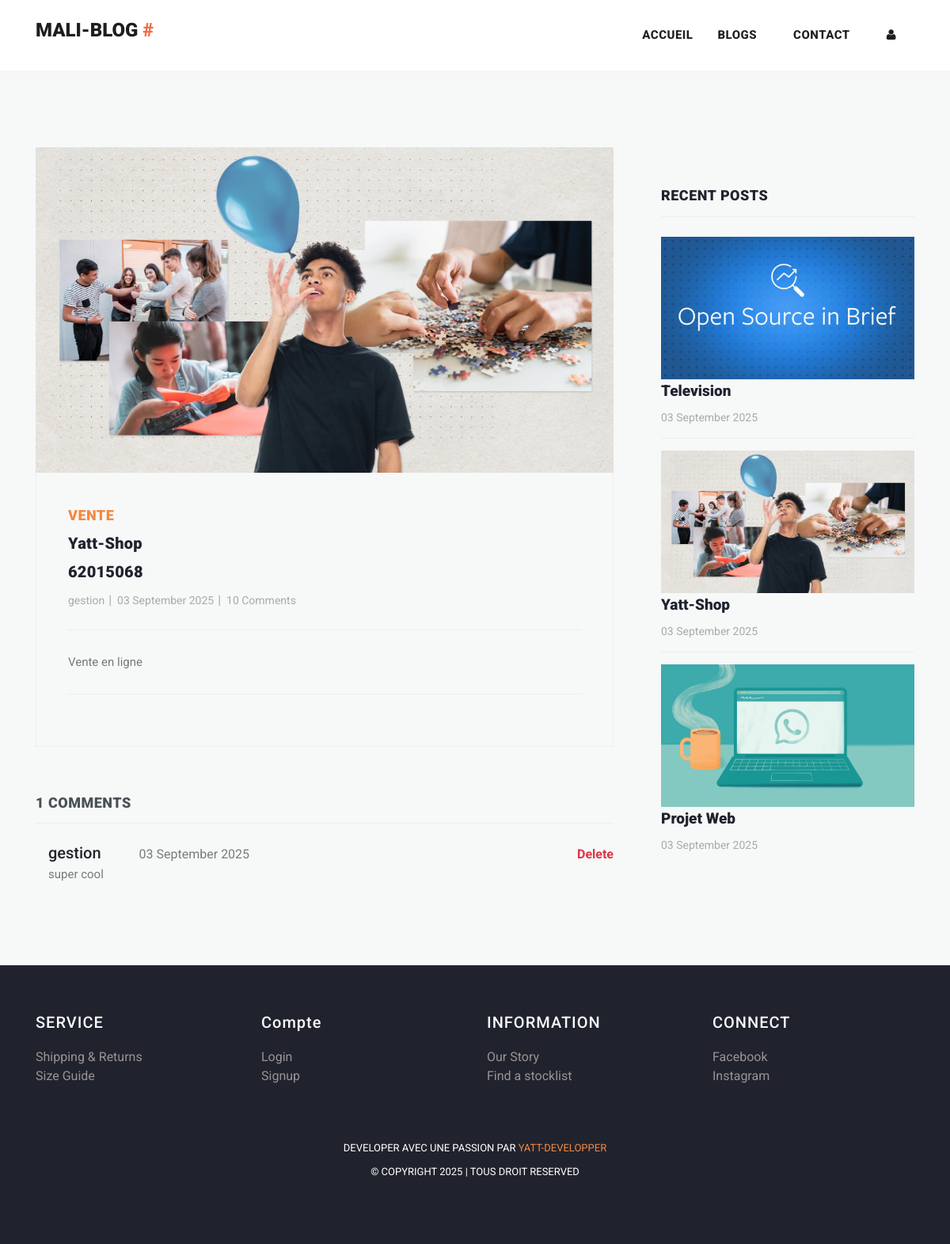
The app's page /post/4 with its own data.
### blog/models.py (models this page shows, shortened)
class Post(models.Model):
    postname = models.CharField(max_length=600)
    category = models.CharField(max_length=600)
    image = models.ImageField(upload_to='images/posts', blank=True, null=True)
    content = models.CharField(max_length=100000)
    numero = models.CharField(max_length=15)
    time = models.CharField(default=time, max_length=100, blank=True)
    likes = models.IntegerField(null=True, blank=True, default=0)
    user = models.ForeignKey(User, on_delete=models.CASCADE)
    liked_by = models.ManyToManyField(User, blank=True, related_name='liked_posts')  # <-- Pour likes uniques

class Comment(models.Model):
    content = models.CharField(max_length=200)
    time = models.CharField(default=time, max_length=100, blank=True)
    post = models.ForeignKey(Post, on_delete=models.CASCADE)
    user = models.ForeignKey(User, on_delete=models.CASCADE)

### blog/views.py (the view)
# urls.py: path("post/<int:id>",views.post,name="post"),
def post(request,id):
    post = Post.objects.get(id=id)
    return render(request,"post-details.html",{
        "user":request.user,
        'post':Post.objects.get(id=id),
        'recent_posts':Post.objects.all().order_by("-id"),
        'media_url':settings.MEDIA_URL,
        'comments':Comment.objects.filter(post_id = post.id),
        'total_comments': len(Comment.objects.filter(post_id = post.id))
    })

### templates/post-details.html (shortened to what this page needs)
{% load static %}
<!DOCTYPE html>
<html lang="en">
  <head>
    <link href="https://cdn.jsdelivr.net/npm/bootstrap@5.3.0-alpha3/dist/css/bootstrap.min.css" rel="stylesheet">
    <link href="{% static 'vendor/bootstrap/css/bootstrap.min.css' %}" rel="stylesheet">
    <link rel="stylesheet" href="{% static 'assets/css/fontawesome.css' %}">
    <link rel="stylesheet" href="{% static 'assets/css/templatemo-stand-blog.css' %}">
    <link rel="stylesheet" href="{% static 'assets/css/owl.css' %}">
  </head>
  <body>
    {%include 'header.html'%}
    <section class="blog-posts grid-system">
      <div class="container">
        <div class="row">
          <div class="col-lg-8">
            <div class="all-blog-posts">
              <div class="row">
                <div class="col-lg-12">
                  <div class="blog-post">
                    <div class="blog-thumb">
                      <img src="{{media_url}}{{post.image}}" alt="post_image">
                    </div>
                    <div class="down-content">
                      <span>{{post.category}}</span>
                      <a><h4>{{post.postname}}</h4></a>
                      <a> <h4> {{post.numero}} </h4> </a>
                      <ul class="post-info">
                        <li><a href="#">{{post.user}}</a></li>
                        <li><a href="#">{{post.time}}</a></li>
                        <li><a href="#">10 Comments</a></li>
                      </ul>
                      <p>{{post.content}}</p>
                    </div>
                  </div>
                </div>
                <div class="col-lg-12">
                  <div class="sidebar-item comments">
                    <div class="sidebar-heading">
                      <h2 class="text-dark-emphasis">{{total_comments}} comments</h2>
                    </div>
                    <div class="content">
                      <ul>
                        {% for comment in comments %}
                        <li style="display: block;">
                          <div class="ps-3">
                            <h5>{{comment.user}}<span class="small text-black-50 px-5 text-danger">{{comment.time}}</span>
                              {% if post.user == user or comment.user == post.user%}
                              <a href="{% url 'deletecomment' comment.id %}" class="small text-danger float-right fw-bold pt-1">Delete</a>
                              {% endif %}
                            </h5>
                            <p>{{comment.content}}</p>
                          </div>
                        </li>
                        {% endfor %}
                      </ul>
                    </div>
                  </div>
                </div>
              </div>
            </div>
          </div>
          <div class="col-lg-4">
            <div class="sidebar">
              <div class="row">
                <div class="col-lg-12">
                  <div class="sidebar-item recent-posts">
                    <div class="sidebar-heading">
                      <h2>Recent Posts</h2>
                    </div>
                    <div class="content">
                      <ul>
                        {% for post in recent_posts|slice:"0:4" %}
                        <li>
                          <img src="{{media_url}}{{post.image}}" class="img-fluid" alt="">
                          <a href="post-details.html">
                            <a href="{% url 'post' post.id %}" class="text-decoration-none text-dark"><h5>{{post.postname}}</h5></a>
                          <span>{{post.time}}</span>
                        </a></li>
                        {% endfor %}
                      </ul>
                    </div>
                  </div>
                </div>
              </div>
            </div>
          </div>
        </div>
      </div>
    </section>
   {% include "footer.html" %}
  </body>
</html>

### templates/header.html (shortened to what this page needs)
<header class="">
  <nav class="navbar navbar-expand-lg bg-white">
    <div class="container">
      <a class="navbar-brand" href="{% url 'index' %}">
        <h2>Mali-Blog<span style="color: rgb(241, 110, 70);"> #</span></h2>
      </a>
      <div class="collapse navbar-collapse" id="navbarResponsive">
        <ul class="navbar-nav ml-auto">
          <li>
            <a class="nav-link" href="{% url 'index' %}">Accueil
            </a>
          </li>
          <li class="nav-item">
            <a class="nav-link" href="{% url 'blog' %}">Blogs</a>
          </li>
          <li class="nav-item">
            <a class="nav-link" href="{% url 'contact' %}">Contact</a>
          </li>
          {% if user.is_authenticated %}
          <li class="nav-item">
            <a class="nav-link" href="{% url 'create' %}">Creer</a>
          </li>
          <li class="nav-item">
            <a class="nav-link" href="{% url 'profile' user.id %}">Profile</a>
          </li>
          <li class="nav-item">
            <a class="nav-link text-primary" href="{% url 'logout' %}">Deconnexion</a>
          </li>
          {% else %}
          <li class="nav-item">
            <a class="nav-link" href="{% url 'signin' %}"><i class="fa fa-user"></i></a>
          </li>
          {% endif %}
        </ul>
      </div>
    </div>
  </nav>
</header>
<div class="main-banner header-text">
  <div class="container-fluid">
    <div class="owl-banner owl-carousel">
    </div>
  </div>
</div>

### templates/footer.html (shortened to what this page needs)
<footer>
  <div class="container">
    <div class="row">
      <div class="col-lg-3 col-md-6 col-sm-12">
        <h4 class="text-light">SERVICE</h4>
        <ul>
          <li><a href="#">Shipping & Returns</a></li>
          <li><a href="#">Size Guide</a></li>
        </ul>
      </div>
      <div class="col-lg-3 col-md-6 col-sm-12">
    <h4 class="text-light">Compte</h4>
    <ul>
        {% if user.is_authenticated %}
            <li><a href="{% url 'logout' %}">Logout</a></li>
        {% else %}
            <li><a href="{% url 'signin' %}">Login</a></li>
            <li><a href="{% url 'signup' %}">Signup</a></li>
        {% endif %}
    </ul>
</div>
      <div class="col-lg-3 col-md-6 col-sm-12">
        <h4 class="text-light">INFORMATION</h4>
        <ul>
          <li><a href="{% url 'blog' %}">Our Story</a></li>
          <li><a href="#">Find a stocklist</a></li>
        </ul>
      </div>
      <div class="col-lg-3 col-md-6 col-sm-12">
        <h4 class="text-light">CONNECT</h4>
        <ul>
          <li><a href="#">Facebook</a></li>
          <li><a href="#">Instagram</a></li>
        </ul>
      </div>
    </div>
  </div>
  <div class="container mt-5">
    <div class="row">
      <div class="col-lg-12">
        <div class="p-3">
          <p>Developer avec une passion par <a href="#">Yatt-Developper</a> <br>
            &copy; Copyright 2025 | Tous droit Reserved
        </div>
      </div>
    </div>
  </div>
</footer>

### static/assets/css/templatemo-stand-blog.css (style rules this page uses)
body { font-family: 'Roboto', sans-serif; overflow-x: hidden; text-rendering: optimizeLegibility; -webkit-font-smoothing: antialiased; -moz-osx-font-smoothing: grayscale; background-color: #f7f8f8; }
p { margin-bottom: 0px; font-size: 15px; font-weight: 400; color: #7a7a7a; line-height: 30px; }
a { text-decoration: none!important; }
ul { padding: 0; margin: 0; list-style: none; }
h1,h2,h3,h4,h5,h6 { margin: 0px; }
header { position: absolute; z-index: 99999; width: 100%; height: 100px; background-color: #f7f7f7; -webkit-transition: all 0.3s ease-in-out 0s; -moz-transition: all 0.3s ease-in-out 0s; -o-transition: all 0.3s ease-in-out 0s; transition: all 0.3s ease-in-out 0s; }
header .navbar { padding: 25px 0px; }
.navbar .navbar-brand { float: left; margin-top: -12px; outline: none; }
.navbar .navbar-brand h2 { color: #1e1e1e; text-transform: uppercase; font-size: 24px; font-weight: 900; -webkit-transition: all .3s ease 0s; -moz-transition: all .3s ease 0s; -o-transition: all .3s ease 0s; transition: all .3s ease 0s; }
#navbarResponsive { z-index: 999; }
.navbar-collapse { text-align: center; }
.navbar .navbar-nav .nav-item { margin: 0px 15px; }
.navbar .navbar-nav a.nav-link { text-transform: capitalize; font-size: 15px; font-weight: 800; text-transform: uppercase; letter-spacing: 0.5px; color: #1e1e1e; transition: all 0.3s; }
.main-banner .container-fluid { padding: 0px 10px; margin-bottom: -24px; }
.owl-banner { padding-top: 110px; }
.blog-posts { margin-top: 100px; }
.blog-posts .blog-post { margin-bottom: 30px; }
.blog-posts .blog-thumb img { width: 100%; overflow: hidden; }
.blog-posts .down-content { padding: 40px; border-right: 1px solid #eee; border-left: 1px solid #eee; border-bottom: 1px solid #eee; }
.blog-posts .down-content span { font-size: 18px; text-transform: uppercase; letter-spacing: 0.5px; font-weight: 900; color: #f48840; }
.blog-posts .down-content h4 { font-size: 24px; text-transform: capitalize; letter-spacing: 0.5px; font-weight: 900; color: #20232e; margin: 10px 0px 12px 0px; }
.blog-posts .down-content ul.post-info li { display: inline-block; margin-right: 8px; }
.blog-posts .down-content ul.post-info li:after { content: '|'; color: #aaa; margin-left: 8px; }
.blog-posts .down-content h4 { font-size: 20px; letter-spacing: 0.25px; }
.grid-system .down-content ul.post-info li { margin-right: 3px; }
.grid-system .down-content ul.post-info li:after { margin-left: 5px; }
.blog-posts .down-content ul.post-info li:last-child::after { display: none; }
.blog-posts .down-content ul.post-info li a { font-size: 14px; color: #aaa; font-weight: 400; transition: all .3s; }
.blog-posts .down-content p { padding: 25px 0px; margin: 25px 0px; border-top: 1px solid #eee; border-bottom: 1px solid #eee; }
.blog-posts .sidebar-heading h2 { font-size: 18px; text-transform: uppercase; font-weight: 900; letter-spacing: 0.5px; color: #20232e; border-bottom: 1px solid #eee; padding-bottom: 15px; margin-bottom: 25px; }
.blog-posts .comments { margin-top: 30px; }
.blog-posts .comments ul li { display: inline-block; margin-bottom: 20px; padding-bottom: 20px; border-bottom: 1px solid #eee; }
.blog-posts .comments ul li:last-child { margin-bottom: 0px; padding-bottom: 0px; border-bottom: none; }
.sidebar { margin-left: 30px; }
.sidebar .sidebar-item { margin-top: 50px; }
.sidebar .sidebar-heading h2 { font-size: 18px; text-transform: uppercase; font-weight: 900; letter-spacing: 0.5px; color: #20232e; border-bottom: 1px solid #eee; padding-bottom: 15px; margin-bottom: 25px; }
.sidebar .recent-posts ul li { margin-bottom: 15px; padding-bottom: 15px; border-bottom: 1px solid #eee; }
.sidebar .recent-posts ul li:last-child { margin-bottom: 0px; padding-bottom: 0px; border-bottom: none; }
.sidebar .recent-posts ul li h5 { font-size: 19px; font-weight: 900; color: #20232e; line-height: 30px; transition: all 0.3s; }
.sidebar .recent-posts ul li span { display: block; font-size: 14px; color: #aaa; margin-top: 8px; }
footer { margin-top: 100px; text-align: center; background-color: #20232e; padding: 60px 0px; }
footer p { font-size: 13px; text-transform: uppercase; color: #fff; }
footer p a { color: #f48840; }

### templates/footer.html (style rules this page uses)
h4 { text-align: left; color: #dfdada; letter-spacing: 1px; margin-bottom: 20px; font-size: 20px; }
li { text-decoration: none; text-align: left; }
li a { color: rgb(153, 147, 147); }

### records on screen
Post: image (picture), category "VENTE", postname "Yatt-Shop", numero "62015068", user "gestion", time "03 September 2025", content "Vente en ligne"
Comment: user "gestion", time "03 September 2025", shows "Delete", content "super cool"
Post: image (picture), postname "Television", time "03 September 2025"
Post: image (picture), postname "Projet Web", time "03 September 2025"

### other values on screen
{{ total_comments }} "1"
